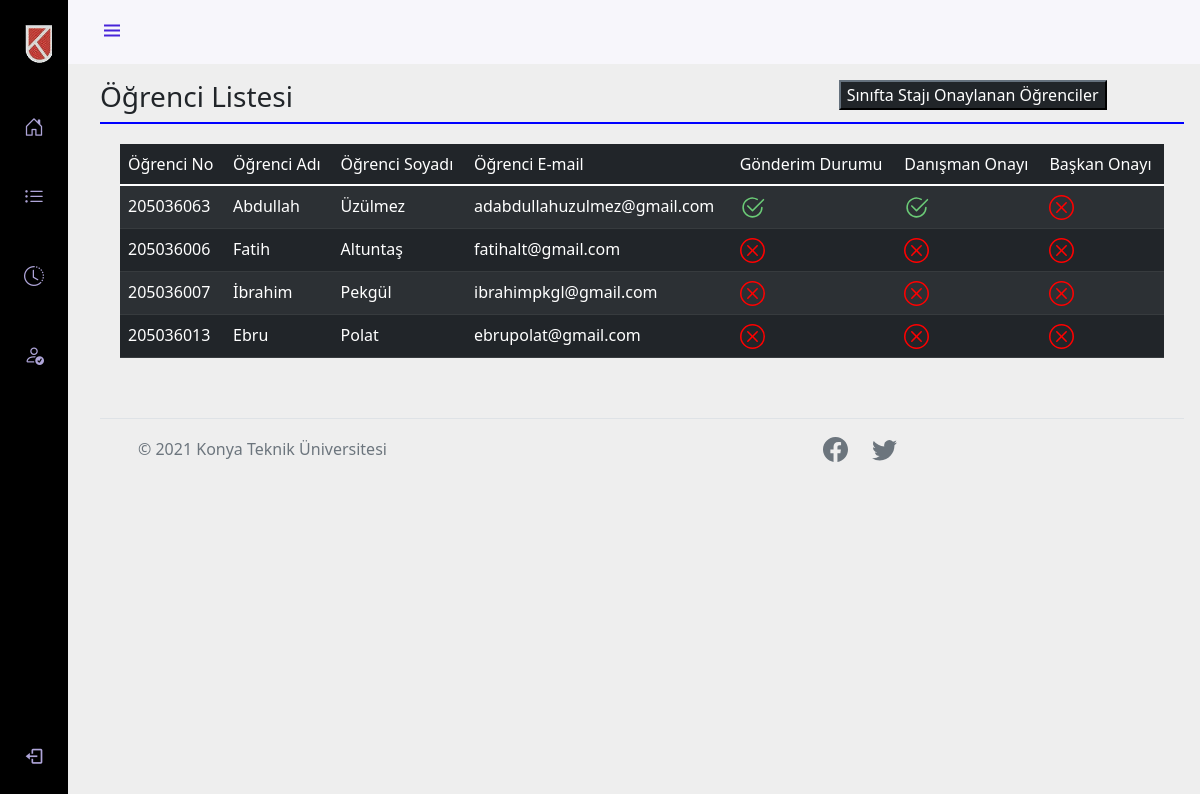
The app's page /BolumBaskani/ogrenci_listesi.php?ID=3 with its own data.
### tables this page shows
CREATE TABLE `ogrenciler` (
  `Ogrenci_id` int(11) NOT NULL,
  `Ogrenci_adi` varchar(50) DEFAULT NULL,
  `Ogrenci_soyadi` varchar(50) DEFAULT NULL,
  `Ogrenci_Email` varchar(50) DEFAULT NULL,
  `Ogrenci_Sifre` varchar(20) DEFAULT NULL,
  `Ogrenci_cinsiyet` varchar(5) DEFAULT NULL,
  `Ogrenci_Telefon` varchar(11) DEFAULT NULL,
  `Ogrenci_no` varchar(9) NOT NULL,
  `Ogrenci_resim` varchar(40) DEFAULT NULL,
  `il_kodu` varchar(20) NOT NULL,
  `ilce_kodu` varchar(255) DEFAULT NULL,
  `Ogrenci_sinif_id` int(11) DEFAULT NULL,
  `Ogrenci_danisman_id` int(11) DEFAULT NULL,
  `Ogrenci_bolum_id` int(11) NOT NULL,
  `Durumu` int(11) DEFAULT NULL,
  `StajOnay` int(11) NOT NULL,
  `StajOnayBaskan` int(11) DEFAULT NULL,
  `Silinme_Durumu` tinyint(1) DEFAULT NULL,
  `OgrenciStajBasvuru` tinyint(4) NOT NULL,
  `OgrenciStajGonderim` tinyint(4) NOT NULL,
  `ReddetmeYorumu` varchar(255) DEFAULT NULL
);

### BolumBaskani/ogrenci_listesi.php (the view, shortened to what this page needs)
<?php
include '../Include/Header.php';
if (isset($_GET['ID'])) {
    $GelenID        =   $_GET['ID'];
}
?>
<body id="body-pd">
    <header class="header" id="header">
        <div class="header_toggle"> <i class='bx bx-menu' id="header-toggle"></i> </div>
    </header>
    <div class="l-navbar" id="nav-bar">
        <nav class="nav">
            <div> <a href="AnaPanel_BolumBaskani.php" class="nav_logo"><span class="nav_logo-name"><img src="../resimler/ktun_logo_koyu_zemin.gif" height="40"></span> </a>
                <div class="nav_list"> <a href="AnaPanel_BolumBaskani.php" class="nav_link" style="text-decoration:none;"> <i class='bi bi-house-door nav_icon'></i> <span class="nav_name">Anasayfa</span> </a>
                    <a href="sinif_listesi.php" class="nav_link" style="text-decoration:none;"> <i class='bi bi-list-ul nav_icon'></i> <span class="nav_name">Öğrenci Listeleri</span> </a>
                    <a href="onay_bekleyen_stajlar.php" class="nav_link" style="text-decoration:none;"> <i class='bi bi-clock-history nav_icon'></i> </a>
                    <a href="onaylanmis_stajlar.php" class="nav_link" style="text-decoration:none; text-align: center;"> <i class='bi bi-person-check nav_icon'></i> <span class="nav_name">Onaylanmış Stajlar</span> </a>
                </div>
            </div> <a href="uyecikis.php" class="nav_link" style="text-decoration:none;"> <i class='bx bx-log-out nav_icon'></i> <span class="nav_name">Çıkış Yap</span> </a>
        </nav>
    </div>
    <div class="row">
    <div class="col-8" style="margin-top: 80px;">
        <h3>Öğrenci Listesi</h3>
    </div>
    <div class="col-4" style="margin-top: 80px;"><button class="btn-dark"><a href="sinifonaylanan.php?ID=<?php echo $GelenID ?>" style="text-decoration: none; color: white;">Sınıfta Stajı Onaylanan Öğrenciler</a></button></div></div>
    <div style="border-top:2px solid blue; padding: 20px;">
        <table class="table table-dark table-striped">
            <thead>
                <tr>
                    <td>Öğrenci No</td>
                    <td>Öğrenci Adı</td>
                    <td>Öğrenci Soyadı</td>
                    <td>Öğrenci E-mail</td>
                    <td>Gönderim Durumu</td>
                    <td>Danışman Onayı</td>
                    <td>Başkan Onayı</td>
                </tr>
            </thead>
            <?php
            $ogrenci_sor = $VeritabaniBaglantisi->prepare("SELECT * FROM ogrenciler WHERE Ogrenci_sinif_id=? ORDER BY Ogrenci_id ASC");
            $ogrenci_sor->execute(array($GelenID));
            foreach ($ogrenci_sor as $row) {
            ?>
            <tr>
            <td><?php echo $row['Ogrenci_no']; ?></td>
            <td><?php echo $row['Ogrenci_adi']; ?></td>
            <td><?php echo $row['Ogrenci_soyadi']; ?></td>
            <td><?php echo $row['Ogrenci_Email']; ?></td>
                    <?php
                    if ($row['OgrenciStajGonderim'] == 1) {  ?>
                        <td></td>
                    <?php
                    } else {   ?>
                        <td></td>
                    <?php }
                    if ($row['StajOnay'] == 1) {  ?>
                        <td></td>
                    <?php } else {   ?>
                        <td></td>
                    <?php
                    }
                    if ($row['StajOnayBaskan'] == 1) {  ?>
                        <td><svg xmlns="http://www.w3.org/2000/svg" width="25" height="25" fill="currentColor" class="bi bi-check2-circle" viewBox="0 0 16 16" style="color:#6BCB77;">
                                <path d="M2.5 8a5.5 5.5 0 0 1 8.25-4.764.5.5 0 0 0 .5-.866A6.5 6.5 0 1 0 14.5 8a.5.5 0 0 0-1 0 5.5 5.5 0 1 1-11 0z" />
                                <path d="M15.354 3.354a.5.5 0 0 0-.708-.708L8 9.293 5.354 6.646a.5.5 0 1 0-.708.708l3 3a.5.5 0 0 0 .708 0l7-7z" />
                            </svg></td>
                    <?php } else {  ?>
                        <td></td>
                <?php }
                }
                ?>
                </tr>
        </table>
    </div>
    <?php
    include '../Include/footer.php';
    ?>

### style.css (style rules this page uses)
:root { --header-height: 3rem; --nav-width: 68px; --first-color: #4723d9; --first-color-light: #afa5d9; --white-color: #f7f6fb; --body-font: "Nunito", sans-serif; --normal-font-size: 1rem; --z-fixed: 100; }
body { position: relative; margin: var(--header-height) 0 0 0; padding: 0 1rem; font-family: var(--body-font); font-size: var(--normal-font-size); transition: 0.5s; }
a { text-decoration: none; }
.header { width: 100%; height: var(--header-height); position: fixed; top: 0; left: 0; display: flex; align-items: center; justify-content: space-between; padding: 0 1rem; background-color: var(--white-color); z-index: var(--z-fixed); transition: 0.5s; }
.header_toggle { color: var(--first-color); font-size: 1.5rem; cursor: pointer; }
.l-navbar { position: fixed; top: 0; left: -30%; width:var(--nav-width); height: 100vh; background-color: black; padding: 0.5rem 1rem 0 0; transition: 0.5s; z-index: var(--z-fixed); }
.nav { height: 100%; display: flex; flex-direction: column; justify-content: space-between; overflow: hidden; }
.nav_logo, .nav_link { display: grid; grid-template-columns: max-content max-content; align-items: center; column-gap: 1rem; padding: 0.5rem 0 0.5rem 1.5rem; }
.nav_logo { margin-bottom: 2rem; }
.nav_logo-name { color: var(--white-color); font-weight: 700; }
.nav_link { position: relative; color: var(--first-color-light); margin-bottom: 1.5rem; transition: 0.3s; }
.nav_icon { font-size: 1.25rem; }
@media screen and (min-width: 768px) { body { margin: calc(var(--header-height) + 1rem) 0 0 0; padding-left: calc(var(--nav-width) + 2rem); } }
@media screen and (min-width: 768px) { .header { height: calc(var(--header-height) + 1rem); padding: 0 2rem 0 calc(var(--nav-width) + 2rem); } }
@media screen and (min-width: 768px) { .l-navbar { left: 0; padding: 1rem 1rem 0 0; } }

### Include/Header.php (style rules this page uses)
body { background-color:#EEEEEE; }

### records on screen
ogrenciler: Ogrenci_no "205036063", Ogrenci_adi "Abdullah", Ogrenci_soyadi "Üzülmez", Ogrenci_Email "adabdullahuzulmez@gmail.com", OgrenciStajGonderim 1 (drawn), StajOnay 1 (drawn), StajOnayBaskan 0 (drawn)
ogrenciler: Ogrenci_no "205036006", Ogrenci_adi "Fatih", Ogrenci_soyadi "Altuntaş", Ogrenci_Email "fatihalt@gmail.com", OgrenciStajGonderim 0 (drawn), StajOnay 0 (drawn), StajOnayBaskan 0 (drawn)
ogrenciler: Ogrenci_no "205036007", Ogrenci_adi "İbrahim", Ogrenci_soyadi "Pekgül", Ogrenci_Email "ibrahimpkgl@gmail.com", OgrenciStajGonderim 0 (drawn), StajOnay 0 (drawn), StajOnayBaskan 0 (drawn)
ogrenciler: Ogrenci_no "205036013", Ogrenci_adi "Ebru", Ogrenci_soyadi "Polat", Ogrenci_Email "ebrupolat@gmail.com", OgrenciStajGonderim 0 (drawn), StajOnay 0 (drawn), StajOnayBaskan 0 (drawn)
